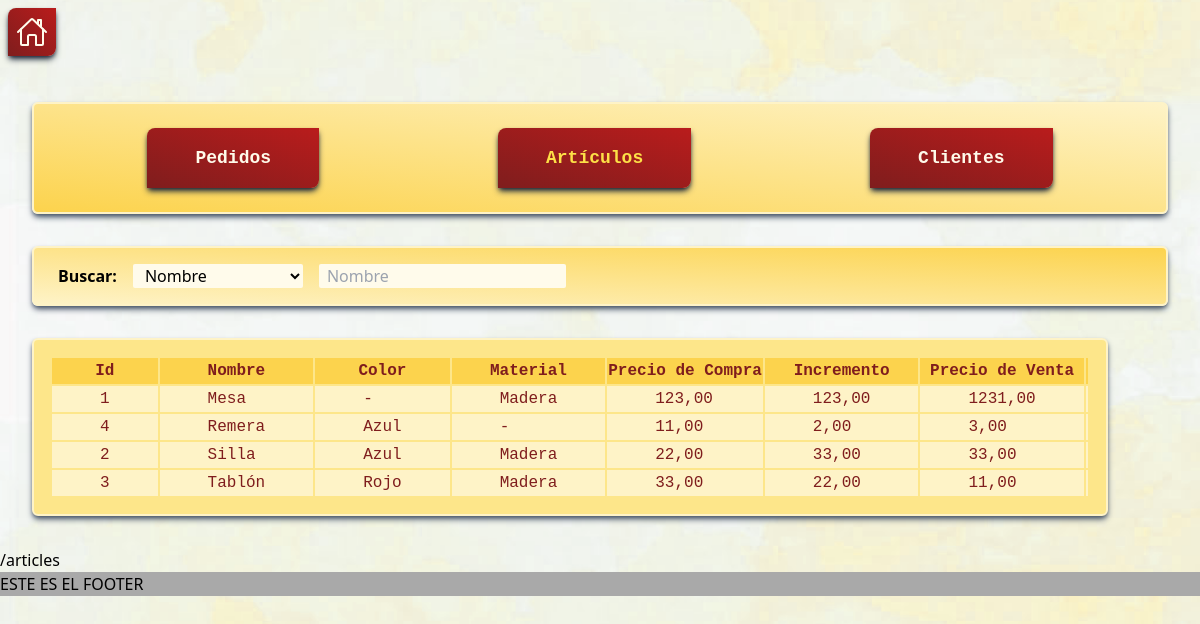
The app's page /articles (signed in) with its own data.
### articles/models.py (models this page shows, shortened)
class Category(models.Model):
    name = models.CharField(max_length=100)
    class Meta:
        verbose_name = 'Categoría'
        verbose_name_plural = 'Categorías'
        ordering = ['name']

class Article(models.Model):
    name = models.CharField(verbose_name="Nombre",max_length=100)
    characteristics_id = models.ManyToManyField(Value,related_name='characteristics_id', blank=True, through='ArticleValue')
    buy_price = models.DecimalField(verbose_name="Precio de compra", max_digits=10, decimal_places=2, validators=[MinValueValidator(0.0)])
    increase = models.DecimalField(verbose_name="Incremento", max_digits=10, decimal_places=2, validators=[MinValueValidator(0.0)])
    sell_price = models.DecimalField(verbose_name="Precio de venta", max_digits=10, decimal_places=2, validators=[MinValueValidator(0.0)])
    class Meta:
        verbose_name = 'Artículo'
        verbose_name_plural = 'Artículos'
        ordering = ['name']

class Value(models.Model):
    name = models.CharField(max_length=100)
    category_id = models.ForeignKey(Category,on_delete=models.CASCADE)
    class Meta:
        unique_together = ('name', 'category_id')
        verbose_name = 'Valor'
        verbose_name_plural = 'Valores'
        ordering = ['name']

### articles/views.py (the view)
# urls.py: path('articles', articles_views.articles, name="articles"),
def articles(request):
    template = "articles.html"
    articles = Article.objects.all()
    categories = Category.objects.all()
    answer = "Artículos en la Base de datos"
    context = {
                "articles_any": articles,
                "answer":answer,
                "categories": categories,
                "datatype_input": 'name',
                "datatype": 'Nombre'
               }
    return render_login_required(request, template, context)

### articles/templatetags/custom_tags.py (called while the page is built)
@register.filter
def filter_by_category(values, category):
    return [value for value in values if value.category_id == category] #used list comprehension becouse its more elegant

### articles/utils.py (called while the page is built)
@login_required
def render_login_required(request, template: str,context: dict):
    return render(request, template, context)

### articles/templates/articles/articles.html (shortened to what this page needs)
{% extends './header.html' %}
{% block content_two %}
    <div id="search_answer_datatype">
        {% include 'articles_search_header.html'%}
        <div>
            {% if articles_any %}
                <div id="search_answer_data">
                    {% include 'articles_table.html' %}
                </div>
            {% endif %}
        </div>
    </div>
{% endblock %}

### articles/templates/articles/partials/articles_table.html
{% if articles_any %}
<table class="table-auto font-mono  text-red-900  shadow-slate-600 shadow-md bg-amber-200 border-separate border-2 border-amber-100 rounded-md p-4 m-8 transition duration-300 hover:shadow-slate-600 hover:shadow-sm">
    <thead class="p-3 m-3">
        <tr class="bg-amber-300">
            <th class="m-4 ">Id</th>
            <th class="m-4 ">Nombre</th>
            {% for categorie in categories %}
            <th>{{categorie.name}}</th>
            {% endfor %}
            <th class="m-4 ">Precio de Compra</th>
            <th class="m-4 ">Incremento</th>
            <th class="m-4 ">Precio de Venta</th>
            <th></th>
        </tr>
    </thead>
    <tbody class="bg-amber-100">
        {% for article in articles_any %}
            <tr>
                <td class="m-4 px-12 " id="{{article.id}}">{{article.id}}</td>
                <td class="m-4 px-12 ">{{article.name}}</td>
                {% load custom_tags %}
                {% for category in categories %}
                    {% with article.characteristics_id.all|filter_by_category:category as values %}
                        {% if values %}
                            {% for value in values %}
                                <td class="m-4 px-12 tabular-nums slashed-zero">{{ value.name }}</td>
                            {% endfor %}
                        {% else %}
                            <td class="m-4 px-12 tabular-nums slashed-zero">-</td>
                        {% endif %}
                    {% endwith %}
                {% endfor %}
                <td class="m-4 px-12  tabular-nums slashed-zero">{{article.buy_price}}</td>
                <td class="m-4 px-12  tabular-nums slashed-zero">{{article.increase}}</td>
                <td class="m-4 px-12  tabular-nums slashed-zero">{{article.sell_price}}</td>
                <td>
                </td>
            </tr>
        {% endfor %}
    </tbody>
</table>
{% endif %}

### static/css/styles.css (style rules this page uses)
html { line-height: 1.5; -webkit-text-size-adjust: 100%; -moz-tab-size: 4; -o-tab-size: 4; tab-size: 4; font-family: ui-sans-serif, system-ui, -apple-system, BlinkMacSystemFont, "Segoe UI", Roboto, "Helvetica Neue", Arial, "Noto Sans", sans-serif, "Apple Color Emoji", "Segoe UI Emoji", "Segoe UI Symbol", "Noto Color Emoji"; font-feature-settings: normal; }
body { margin: 0; line-height: inherit; }
table { text-indent: 0; border-color: inherit; border-collapse: collapse; }
.m-3 { margin: 0.75rem; }
.m-4 { margin: 1rem; }
.m-8 { margin: 2rem; }
.table-auto { table-layout: auto; }
.border-separate { border-collapse: separate; }
.rounded-md { border-radius: 0.375rem; }
.border-2 { border-width: 2px; }
.border-amber-100 { --tw-border-opacity: 1; border-color: rgb(254 243 199 / var(--tw-border-opacity)); }
.bg-amber-100 { --tw-bg-opacity: 1; background-color: rgb(254 243 199 / var(--tw-bg-opacity)); }
.bg-amber-200 { --tw-bg-opacity: 1; background-color: rgb(253 230 138 / var(--tw-bg-opacity)); }
.bg-amber-300 { --tw-bg-opacity: 1; background-color: rgb(252 211 77 / var(--tw-bg-opacity)); }
.bg-cover { background-size: cover; }
.bg-center { background-position: center; }
.p-3 { padding: 0.75rem; }
.p-4 { padding: 1rem; }
.px-12 { padding-left: 3rem; padding-right: 3rem; }
.font-mono { font-family: ui-monospace, SFMono-Regular, Menlo, Monaco, Consolas, "Liberation Mono", "Courier New", monospace; }
.slashed-zero { --tw-slashed-zero: slashed-zero; font-variant-numeric: var(--tw-ordinal) var(--tw-slashed-zero) var(--tw-numeric-figure) var(--tw-numeric-spacing) var(--tw-numeric-fraction); }
.tabular-nums { --tw-numeric-spacing: tabular-nums; font-variant-numeric: var(--tw-ordinal) var(--tw-slashed-zero) var(--tw-numeric-figure) var(--tw-numeric-spacing) var(--tw-numeric-fraction); }
.text-red-900 { --tw-text-opacity: 1; color: rgb(127 29 29 / var(--tw-text-opacity)); }
.shadow-md { --tw-shadow: 0 4px 6px -1px rgb(0 0 0 / 0.1), 0 2px 4px -2px rgb(0 0 0 / 0.1); --tw-shadow-colored: 0 4px 6px -1px var(--tw-shadow-color), 0 2px 4px -2px var(--tw-shadow-color); box-shadow: var(--tw-ring-offset-shadow, 0 0 #0000), var(--tw-ring-shadow, 0 0 #0000), var(--tw-shadow); }
.shadow-slate-600 { --tw-shadow-color: #475569; --tw-shadow: var(--tw-shadow-colored); }
.transition { transition-property: color, background-color, border-color, text-decoration-color, fill, stroke, opacity, box-shadow, transform, filter, -webkit-backdrop-filter; transition-property: color, background-color, border-color, text-decoration-color, fill, stroke, opacity, box-shadow, transform, filter, backdrop-filter; transition-property: color, background-color, border-color, text-decoration-color, fill, stroke, opacity, box-shadow, transform, filter, backdrop-filter, -webkit-backdrop-filter; transition-timing-function: cubic-bezier(0.4, 0, 0.2, 1); transition-duration: 150ms; }
.duration-300 { transition-duration: 300ms; }

### records on screen
Category: name "Color"
Category: name "Material"
Article: id "1", name "Mesa", buy_price "123,00", increase "123,00", sell_price "1231,00"
Value: name "Madera"
Article: id "4", name "Remera", buy_price "11,00", increase "2,00", sell_price "3,00"
Value: name "Azul"
Article: id "2", name "Silla", buy_price "22,00", increase "33,00", sell_price "33,00"
Article: id "3", name "Tablón", buy_price "33,00", increase "22,00", sell_price "11,00"
Value: name "Rojo"

### other values on screen
{{ request.path }} "/articles"
